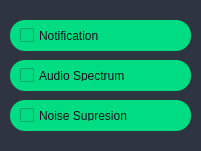
              <widget class="QFrame" name="frame_5">
               <property name="geometry">
                <rect>
                 <x>10</x>
                 <y>80</y>
                 <width>201</width>
                 <height>151</height>
                </rect>
               </property>
               <property name="styleSheet">
                <string notr="true">background-color: #2E3440;
border-radius: 15px;</string>
               </property>
               <property name="frameShape">
                <enum>QFrame::StyledPanel</enum>
               </property>
               <property name="frameShadow">
                <enum>QFrame::Raised</enum>
               </property>
               <widget class="QCheckBox" name="Notification">
                <property name="geometry">
                 <rect>
                  <x>10</x>
                  <y>20</y>
                  <width>181</width>
                  <height>31</height>
                 </rect>
                </property>
                <property name="styleSheet">
                 <string notr="true">font: 12pt &quot;Nasalization&quot;;
color: #0f111e;
spacing: 5px;
border-radius:15px;
background-color: #00dc82;
padding: 10px;</string>
                </property>
                <property name="text">
                 <string>Notification</string>
                </property>
               </widget>
               <widget class="QCheckBox" name="Notification_2">
                <property name="geometry">
                 <rect>
                  <x>10</x>
                  <y>60</y>
                  <width>181</width>
                  <height>31</height>
                 </rect>
                </property>
                <property name="styleSheet">
                 <string notr="true">font: 12pt &quot;Nasalization&quot;;
color: #0f111e;
spacing: 5px;
border-radius:15px;
background-color:#00dc82;
padding: 10px;</string>
                </property>
                <property name="text">
                 <string>Audio Spectrum</string>
                </property>
               </widget>
               <widget class="QCheckBox" name="Notification_3">
                <property name="geometry">
                 <rect>
                  <x>10</x>
                  <y>100</y>
                  <width>181</width>
                  <height>31</height>
                 </rect>
                </property>
                <property name="styleSheet">
                 <string notr="true">font: 12pt &quot;Nasalization&quot;;
color:#0f111e;
spacing: 5px;
border-radius:15px;
background-color:#00dc82;
padding: 10px;</string>
                </property>
                <property name="text">
                 <string>Noise Supresion</string>
                </property>
               </widget>
              </widget>
